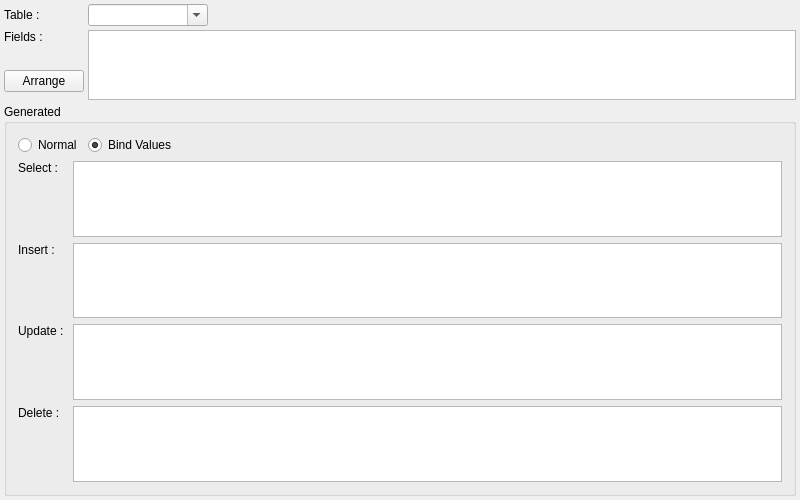
<ui version="4.0" >
 <class>SqlMakerWidgetClass</class>
 <widget class="QWidget" name="SqlMakerWidgetClass" >
  <property name="geometry" >
   <rect>
    <x>0</x>
    <y>0</y>
    <width>800</width>
    <height>500</height>
   </rect>
  </property>
  <property name="windowTitle" >
   <string>Sql Maker</string>
  </property>
  <layout class="QGridLayout" name="gridLayout_2" >
   <property name="margin" >
    <number>4</number>
   </property>
   <property name="spacing" >
    <number>4</number>
   </property>
   <item row="0" column="0" >
    <widget class="QLabel" name="label" >
     <property name="text" >
      <string>Table : </string>
     </property>
    </widget>
   </item>
   <item row="0" column="1" >
    <layout class="QHBoxLayout" name="horizontalLayout_2" >
     <item>
      <widget class="QComboBox" name="tableCmb" >
       <property name="minimumSize" >
        <size>
         <width>120</width>
         <height>0</height>
        </size>
       </property>
       <property name="editable" >
        <bool>true</bool>
       </property>
      </widget>
     </item>
     <item>
      <widget class="QLabel" name="tableDescLbl" >
       <property name="text" >
        <string/>
       </property>
      </widget>
     </item>
     <item>
      <spacer name="horizontalSpacer" >
       <property name="orientation" >
        <enum>Qt::Horizontal</enum>
       </property>
       <property name="sizeHint" stdset="0" >
        <size>
         <width>40</width>
         <height>20</height>
        </size>
       </property>
      </spacer>
     </item>
    </layout>
   </item>
   <item row="1" column="0" >
    <layout class="QVBoxLayout" name="verticalLayout_4" >
     <item>
      <widget class="QLabel" name="label_2" >
       <property name="text" >
        <string>Fields : </string>
       </property>
      </widget>
     </item>
     <item>
      <widget class="QLabel" name="fieldCntLbl" >
       <property name="text" >
        <string/>
       </property>
      </widget>
     </item>
     <item>
      <widget class="QPushButton" name="arrangeBtn" >
       <property name="text" >
        <string>Arrange</string>
       </property>
      </widget>
     </item>
     <item>
      <spacer name="verticalSpacer_4" >
       <property name="orientation" >
        <enum>Qt::Vertical</enum>
       </property>
       <property name="sizeHint" stdset="0" >
        <size>
         <width>17</width>
         <height>18</height>
        </size>
       </property>
      </spacer>
     </item>
    </layout>
   </item>
   <item row="1" column="1" >
    <widget class="QTextEdit" name="fieldEdit" />
   </item>
   <item row="2" column="0" colspan="2" >
    <widget class="QGroupBox" name="groupBox_2" >
     <property name="title" >
      <string>Generated</string>
     </property>
     <layout class="QGridLayout" name="gridLayout" >
      <item row="0" column="0" colspan="2" >
       <layout class="QHBoxLayout" name="horizontalLayout" >
        <item>
         <widget class="QRadioButton" name="normalRdo" >
          <property name="text" >
           <string>Normal</string>
          </property>
          <property name="checked" >
           <bool>false</bool>
          </property>
         </widget>
        </item>
        <item>
         <widget class="QRadioButton" name="bindRdo" >
          <property name="text" >
           <string>Bind Values</string>
          </property>
          <property name="checked" >
           <bool>true</bool>
          </property>
         </widget>
        </item>
        <item>
         <spacer name="horizontalSpacer_2" >
          <property name="orientation" >
           <enum>Qt::Horizontal</enum>
          </property>
          <property name="sizeHint" stdset="0" >
           <size>
            <width>178</width>
            <height>17</height>
           </size>
          </property>
         </spacer>
        </item>
       </layout>
      </item>
      <item row="3" column="1" >
       <widget class="QTextEdit" name="insertEdit" />
      </item>
      <item row="4" column="0" >
       <layout class="QVBoxLayout" name="verticalLayout_2" >
        <item>
         <widget class="QLabel" name="label_5" >
          <property name="text" >
           <string>Update : </string>
          </property>
         </widget>
        </item>
        <item>
         <spacer name="verticalSpacer_2" >
          <property name="orientation" >
           <enum>Qt::Vertical</enum>
          </property>
          <property name="sizeHint" stdset="0" >
           <size>
            <width>20</width>
            <height>28</height>
           </size>
          </property>
         </spacer>
        </item>
       </layout>
      </item>
      <item row="4" column="1" >
       <widget class="QTextEdit" name="updateEdit" />
      </item>
      <item row="5" column="0" >
       <layout class="QVBoxLayout" name="verticalLayout_3" >
        <item>
         <widget class="QLabel" name="label_6" >
          <property name="text" >
           <string>Delete : </string>
          </property>
         </widget>
        </item>
        <item>
         <spacer name="verticalSpacer" >
          <property name="orientation" >
           <enum>Qt::Vertical</enum>
          </property>
          <property name="sizeHint" stdset="0" >
           <size>
            <width>20</width>
            <height>28</height>
           </size>
          </property>
         </spacer>
        </item>
       </layout>
      </item>
      <item row="5" column="1" >
       <widget class="QTextEdit" name="deleteEdit" />
      </item>
      <item row="3" column="0" >
       <layout class="QVBoxLayout" name="verticalLayout" >
        <item>
         <widget class="QLabel" name="label_3" >
          <property name="text" >
           <string>Insert : </string>
          </property>
         </widget>
        </item>
        <item>
         <spacer name="verticalSpacer_3" >
          <property name="orientation" >
           <enum>Qt::Vertical</enum>
          </property>
          <property name="sizeHint" stdset="0" >
           <size>
            <width>20</width>
            <height>28</height>
           </size>
          </property>
         </spacer>
        </item>
       </layout>
      </item>
      <item row="2" column="1" >
       <widget class="QTextEdit" name="selectEdit" />
      </item>
      <item row="2" column="0" >
       <layout class="QVBoxLayout" name="verticalLayout_5" >
        <item>
         <widget class="QLabel" name="label_4" >
          <property name="text" >
           <string>Select : </string>
          </property>
         </widget>
        </item>
        <item>
         <spacer name="verticalSpacer_3" >
          <property name="orientation" >
           <enum>Qt::Vertical</enum>
          </property>
          <property name="sizeHint" stdset="0" >
           <size>
            <width>20</width>
            <height>28</height>
           </size>
          </property>
         </spacer>
        </item>
       </layout>
      </item>
     </layout>
    </widget>
   </item>
  </layout>
 </widget>
 <layoutdefault spacing="6" margin="11" />
 <resources/>
 <connections/>
</ui>
